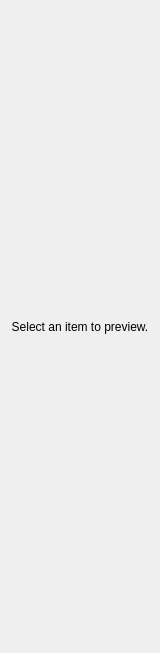
<?xml version="1.0" encoding="UTF-8"?>
<ui version="4.0">
 <class>Form</class>
 <widget class="QWidget" name="Form">
  <property name="geometry">
   <rect>
    <x>0</x>
    <y>0</y>
    <width>160</width>
    <height>653</height>
   </rect>
  </property>
  <property name="sizePolicy">
   <sizepolicy hsizetype="Ignored" vsizetype="Ignored">
    <horstretch>0</horstretch>
    <verstretch>0</verstretch>
   </sizepolicy>
  </property>
  <property name="minimumSize">
   <size>
    <width>160</width>
    <height>0</height>
   </size>
  </property>
  <property name="windowTitle">
   <string>Form</string>
  </property>
  <property name="styleSheet">
   <string notr="true"/>
  </property>
  <layout class="QVBoxLayout" name="verticalLayout">
   <property name="spacing">
    <number>4</number>
   </property>
   <property name="leftMargin">
    <number>5</number>
   </property>
   <property name="topMargin">
    <number>2</number>
   </property>
   <property name="rightMargin">
    <number>5</number>
   </property>
   <property name="bottomMargin">
    <number>2</number>
   </property>
   <item>
    <widget class="QFrame" name="uiAnimationOptionsFrame">
     <property name="sizePolicy">
      <sizepolicy hsizetype="Preferred" vsizetype="Preferred">
       <horstretch>0</horstretch>
       <verstretch>0</verstretch>
      </sizepolicy>
     </property>
     <property name="frameShape">
      <enum>QFrame::NoFrame</enum>
     </property>
     <property name="frameShadow">
      <enum>QFrame::Raised</enum>
     </property>
     <layout class="QVBoxLayout" name="verticalLayout_17">
      <property name="spacing">
       <number>4</number>
      </property>
      <property name="margin">
       <number>0</number>
      </property>
      <item>
       <widget class="QLabel" name="label">
        <property name="minimumSize">
         <size>
          <width>0</width>
          <height>0</height>
         </size>
        </property>
        <property name="text">
         <string>Select an item to preview.</string>
        </property>
        <property name="alignment">
         <set>Qt::AlignCenter</set>
        </property>
       </widget>
      </item>
     </layout>
    </widget>
   </item>
  </layout>
 </widget>
 <resources/>
 <connections/>
 <slots>
  <slot>apply()</slot>
  <slot>edit()</slot>
 </slots>
</ui>
